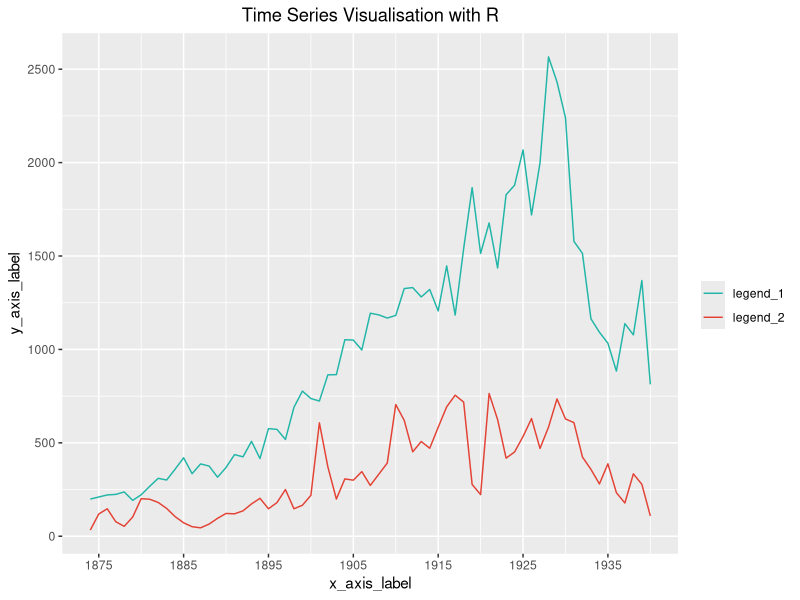
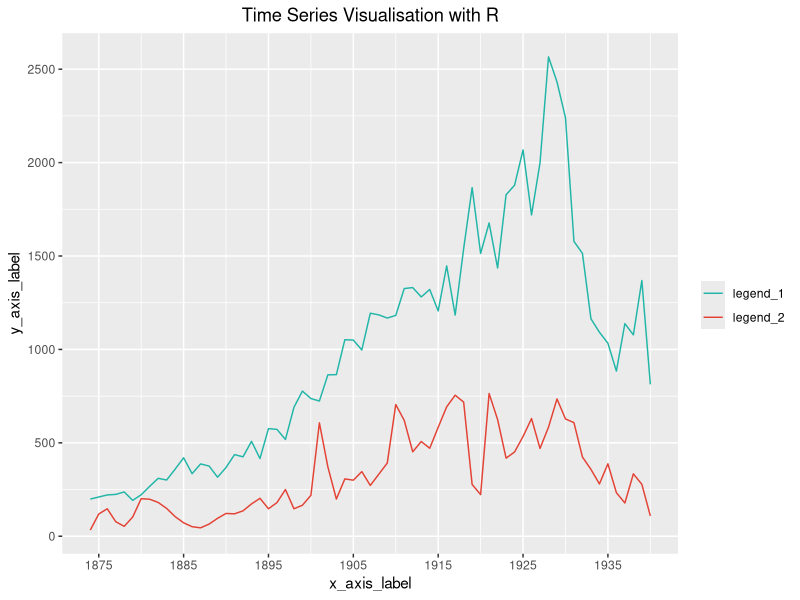

Reproduce these figures in R, in order.
# in case ggplot2 is not yet installed 
# install.packages("ggplot2")

# import packages
library(ggplot2)

# set up working directory
getwd()
setwd("project_folder")
getwd()

# read csv and save the data to sr
sr <- read.csv(
      file="01.csv",
      stringsAsFactors = FALSE
      )

# check dataFrame after loading data, optional
class(sr)
head(sr, 3)
str(sr)

# plot the multiple time series data in one chart
ggplot(sr, aes(x = year)) + 
geom_line(aes( y = sugarEx, colour="legend_1")) + 
geom_line(aes( y = riceIm, colour="legend_2")) + 
#  label for y and x axis
ylab (label = "y_axis_label") + 
xlab (label = "x_axis_label") + 
# legend title
labs(colour = "") + 
# chart title
labs(title = "Time Series Visualisation with R") + 
# centering the chart title
theme(plot.title = element_text(hjust = 0.5)) +
# spacing ticks on x and y axes
scale_x_continuous(breaks=seq(1875,1940,10)) +
scale_y_continuous(breaks=seq(0,2600,500)) +
# colors, vermilion #E34234 for legend_1, bluish green #21B6A8 for legend_2
scale_colour_manual(values=c("#21B6A8", "#E34234"))

# save chart to the working directory
ggsave("plot.jpg", width=9, height=6, dpi=300)